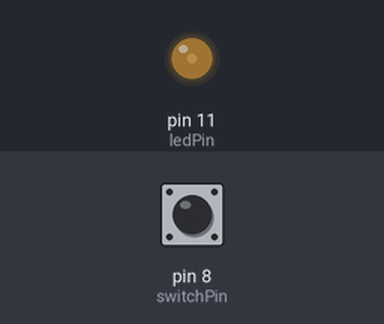
This sketch was run on a simulated Arduino Uno, built with avr-gcc and run on an emulated ATmega328P. Shown: output pins drawn as LEDs (lit = HIGH). The inputs (shaded band) are chosen by the test bench; at power-on: pin 8 (switchPin) HIGH.

Above: at 1.2 s.
1.3 s: pin 8 (switchPin) pulled LOW for 0.15 s
At 2.0 s:
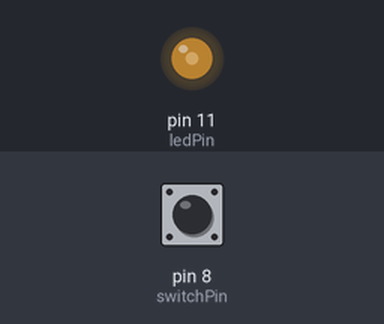
2.9 s: pin 8 (switchPin) pulled LOW for 1 s
At 4.5 s:
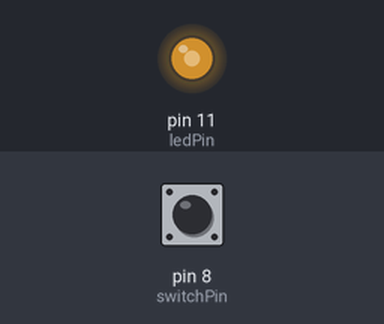
5.4 s: pin 8 (switchPin) pulled LOW for 0.15 s
At 6.3 s:
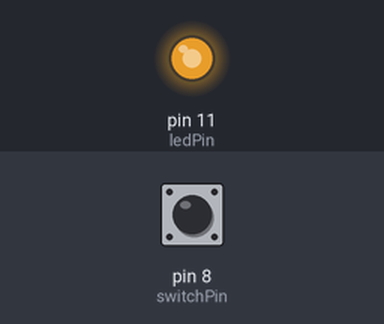
7.0 s: pin 8 (switchPin) pulsed LOW 5 times (0.12 s each, 0.3 s apart)
At 7.57 s:
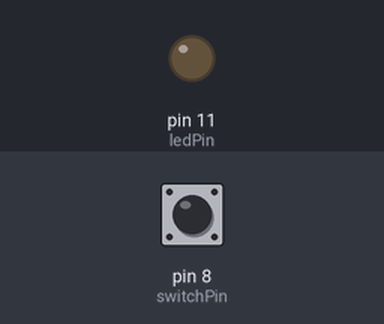
10.0 s: pin 8 (switchPin) pulled LOW for 3.2 s
At 13.9 s:
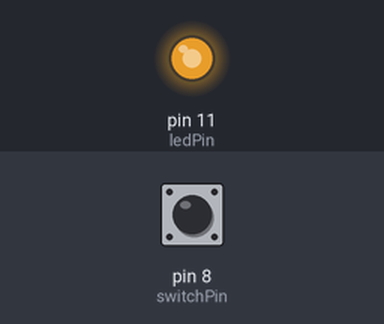
Timing chart, 0 to 15.4 s (numbered marks = the images above; inputs shaded):
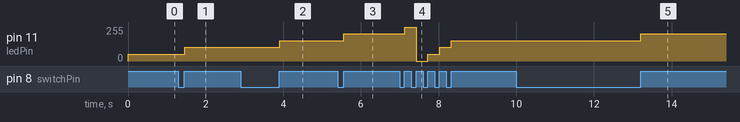

Measured:
- after the input at 1.3 s, pin 11 (ledPin): 51/255 → 102/255 after 0.16 s
- after the input at 2.9 s, pin 11 (ledPin): 102/255 → 153/255 after 1.0 s
- after the input at 5.4 s, pin 11 (ledPin): 153/255 → 204/255 after 0.16 s
- after the input at 7.0 s, pin 11 (ledPin): 204/255 → 255/255 after 0.13 s, → 0/255 0.30 s later, → 51/255 0.30 s later, → 102/255 0.30 s later, … (5 changes in this stretch)
- after the input at 10.0 s, pin 11 (ledPin): 153/255 → 204/255 after 3.2 s

The sketch:

brightness_of_led1.ino
```cpp
int switchPin=8;
int ledPin=11;
boolean lB= LOW;
boolean cB = LOW;
int ledLevel=0;

void setup()
{
  pinMode(switchPin,INPUT);
  pinMode(ledPin,OUTPUT);
}

boolean debounce(boolean last)
{
  boolean current = digitalRead(switchPin);
  if(last!=current)
  {
    delay(5);
    current = digitalRead(switchPin);
  }
  return current;
}
void loop()
{
  cB=debounce(lB);
  if(lB==LOW && cB== HIGH)
  {
	ledLevel=ledLevel + 51;
  }
  lB=cB;
  if(ledLevel>255)ledLevel=0;
  analogWrite(ledPin,ledLevel);

}
```
